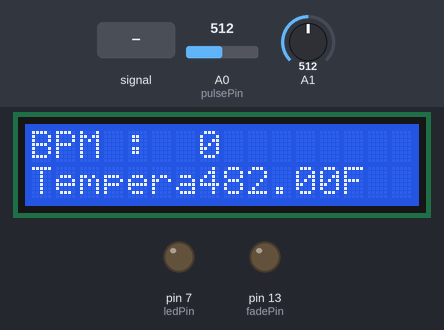
Bench run of a sketch on a simulated Arduino Uno, built with avr-gcc and run on an emulated ATmega328P. Parts: 16×2 character LCD, output pins drawn as LEDs (lit = HIGH). Dashed ring = blinking. The inputs (shaded band) are chosen by the test bench; at power-on: A0 (pulsePin) = 512, A1 = 512. The modem accepts every AT command (registered, SIM ready, sends succeed) and sends nothing else; what the sketch prints to the serial monitor is not drawn.

Above: at 17.3 s.
17.4 s: A0 (pulsePin) fed a 2 Hz sine of ±306 counts around its level
At 17.62 s:
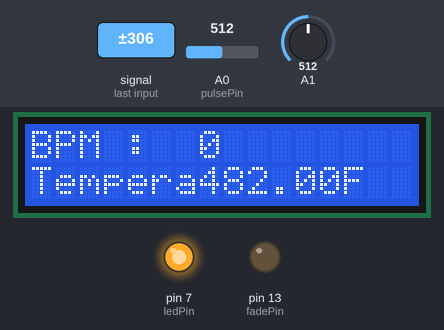
22.1 s: A0 (pulsePin) set to 716
At 22.1 s:
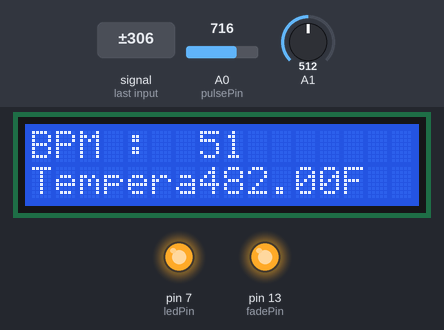
28.5 s: A1 set to 716
At 33.6 s:
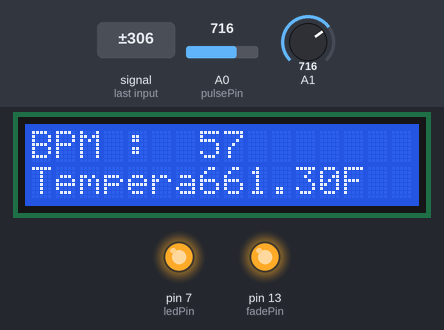
33.9 s: A0 (pulsePin) fed a 200 Hz sine of ±255 counts around its level
At 34.7 s:
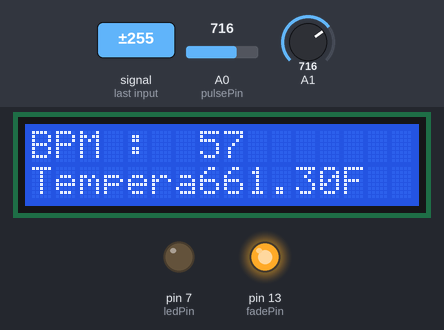
42.0 s: A0 (pulsePin) fed a 50 Hz sine of ±306 counts around its level
At 44.2 s:
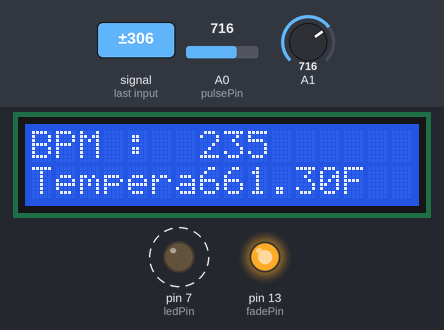
50.0 s: A0 (pulsePin) set to 900
At 50.9 s:
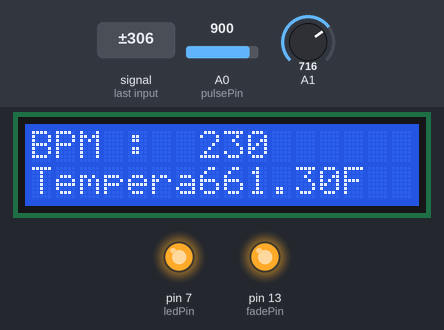
Timing chart, 0 to 97.8 s (numbered marks = the images above; inputs shaded):
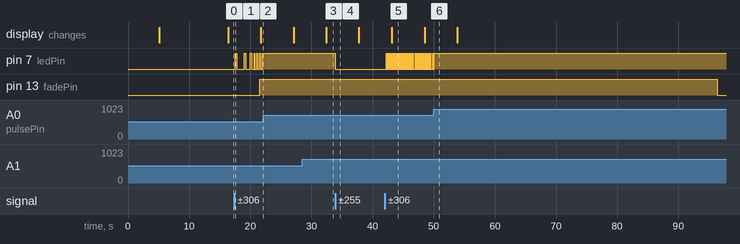

The sketch:

IOT_COVID_CARE.ino
```cpp
#include <LiquidCrystal.h>
LiquidCrystal lcd(12, 11, 5, 4, 3, 2);
#include <SoftwareSerial.h>
float pulse = 0;
float temperature = 0;
SoftwareSerial ser(9,10);
String apiKey = " ZDFLMQWY9G4YBLK2";

// Variables
int pulsePin = A0; // Pulse Sensor purple wire connected to analog pin 0
int ledPin = 7 ; // pin to blink led at each beat
int fadePin = 13; // pin to do fancy classy fading blink at each beat
int fadeRate = 0; // used to fade LED on with PWM on fadePin

// Volatile Variables, used in the interrupt service routine!

volatile int BPM; // int that holds raw Analog in 0. updated every 2mS
volatile int Signal; // holds the incoming raw data
volatile int IBI = 600; // int that holds the time interval between beats! Must be seeded!
volatile boolean Pulse = false; // "True" when User's live heartbeat is detected. "False" when nota "live beat".
volatile boolean QS = false; // becomes true when Arduoino finds a beat.

// Regards Serial OutPut -- Set This Up to your needs
static boolean serialVisual = true; // Set to 'false' by Default. Re-set to 'true' to see Arduino Serial Monitor ASCII Visual Pulse
volatile int rate[10]; // array to hold last ten IBI values
volatile unsigned long sampleCounter = 0; // used to determine pulse timing
volatile unsigned long lastBeatTime = 0; // used to find IBI
volatile int H= 512; // used to find peak in pulse wave, seeded
volatile int L = 512; // used to find trough in pulse wave, seeded
volatile int instant = 525; // used to find instant moment of heart beat, seeded
volatile int amplitude = 100; // used to hold amplitude of pulse waveform, seeded
volatile boolean firstBeat = true; // used to seed rate array so we startup with reasonable BPM
volatile boolean secondBeat = false; // used to seed rate array so we startup with reasonable BPM

void setup()
{
lcd.begin(16, 2);
pinMode(ledPin,OUTPUT); // pin that will blink to your heartbeat!
pinMode(fadePin,OUTPUT); // pin that will fade to your heartbeat!
Serial.begin(115200); // we agree to talk fast!
interruptSetup(); // sets up to read Pulse Sensor signal every 2mS

// IF YOU ARE POWERING The Pulse Sensor AT VOLTAGE LESS THAN THE BOARD VOLTAGE,

// UN-COMMENT THE NEXT LINE AND APPLY THAT VOLTAGE TO THE A-REF PIN

// analogReference(EXTERNAL);

lcd.clear();
lcd.setCursor(0,0);
lcd.print("Health Condition");
lcd.setCursor(0,1);
lcd.print(" Monitoring ");
delay(5000);
lcd.clear();
lcd.setCursor(0,0);
lcd.print("Getting Data....");
ser.begin(9600);
ser.println("AT");
delay(1000);
ser.println("AT+GMR");
delay(1000);
ser.println("AT+CWMODE=3");
delay(1000);
ser.println("AT+RST");
delay(5000);
ser.println("AT+CIPMUX=1");
delay(1000);

String cmd="AT+CWJAP=\"Alexahome\",\"98765432\"";
ser.println(cmd);
delay(1000);
ser.println("AT+CIFSR");
delay(1000);
}

// Where the Magic Happens
void loop()
{
serialOutput();
if (QS == true) // A Heartbeat Was Found
{

// BPM and IBI have been Determined
// Quantified Self "QS" true when arduino finds a heartbeat
fadeRate = 255; // Makes the LED Fade Effect Happen, Set 'fadeRate' Variable to 255 to fade LED with pulse
serialOutputWhenHeartBeatHappens(); // A Beat Happened, Output that to serial.
QS = false; // reset the Quantified Self flag for next time
}
ledFadeToBeat(); // Makes the LED Fade Effect Happen
delay(200); // take a break
read_temperature();
esp_8266();
}
void ledFadeToBeat()
{
fadeRate -= 15; // set LED fade value
fadeRate = constrain(fadeRate,0,255); // keep LED fade value from going into negative numbers!
analogWrite(fadePin,fadeRate); // fade LED
}
void interruptSetup()
{
// Initializes Timer2 to throw an interrupt every 2mS.
TCCR2A = 0x02; // DISABLE PWM ON DIGITAL PINS 3 AND 11, AND GO INTO CTC MODE
TCCR2B = 0x06; // DON'T FORCE COMPARE, 256 PRESCALER
OCR2A = 0X7C; // SET THE TOP OF THE COUNT TO 124 FOR 500Hz SAMPLE RATE
TIMSK2 = 0x02; // ENABLE INTERRUPT ON MATCH BETWEEN TIMER2 AND OCR2A
sei(); // MAKE SURE GLOBAL INTERRUPTS ARE ENABLED
}
void serialOutput()
{ // Decide How To Output Serial.
if (serialVisual == true)
{
arduinoSerialMonitorVisual('-', Signal); // goes to function that makes Serial Monitor Visualizer
}
else
{
sendDataToSerial('S', Signal); // goes to sendDataToSerial function
}
}
void serialOutputWhenHeartBeatHappens()
{
if (serialVisual == true) // Code to Make the Serial Monitor Visualizer Work
{
Serial.print("Heart-Beat Occurs"); //ASCII Art Madness
Serial.print("BPM: ");
Serial.println(BPM);
}
else
{
sendDataToSerial('H',BPM); // send heart rate with a 'B' prefix
sendDataToSerial('Q',IBI); // send time between beats with a 'Q' prefix
}
}
void arduinoSerialMonitorVisual(char symbol, int data )
{
const int sensorMinimum = 0; // sensor minimum, discovered through experiment
const int sensorMaximum = 1024; // sensor maximum, discovered through experiment
int sensorReading = data; // map the sensor range to a range of 12 options:
int range = map(sensorReading, sensorMinimum, sensorMaximum, 0, 11);
// do something different depending on the
// range value:
switch (range)
{
case 0:
Serial.println(""); /////ASCII Art Madness
break;
case 1:
Serial.println("---");
break;
case 2:
Serial.println("------");
break;
case 3:
Serial.println("---------");
break;
case 4:
Serial.println("------------");
break;
case 5:
Serial.println("--------------|-");
break;
case 6:
Serial.println("--------------|---");
break;
case 7:
Serial.println("--------------|-------");
break;
case 8:
Serial.println("--------------|----------");
break;
case 9:
Serial.println("--------------|----------------");
break;
case 10:
Serial.println("--------------|-------------------");
break;
case 11:
Serial.println("--------------|-----------------------");
break;
}
}

void sendDataToSerial(char symbol, int data )
{
Serial.print(symbol);
Serial.println(data);
}
ISR(TIMER2_COMPA_vect) //triggered when Timer2 counts to 124
{
cli(); // disable interrupts while we do this
Signal = analogRead(pulsePin); // read the Pulse Sensor
sampleCounter += 2; // keep track of the time in mS with this variable
int A = sampleCounter - lastBeatTime; // monitor the time since the last beat to avoid noise
// find the peak and trough of the pulse wave

if(Signal < instant && A > (IBI/5)*3) // avoid dichrotic noise by waiting 3/5 of last IBI
{
if (Signal < L) // T is the trough
{
L = Signal; // keep track of lowest point in pulse wave
}
}
if(Signal > instant && Signal > H)
{ // thresh condition helps avoid noise
H = Signal; // P is the peak
} // keep track of highest point in pulse wave
// NOW IT'S TIME TO LOOK FOR THE HEART BEAT
// signal surges up in value every time there is a pulse
if (A > 250)
{ // avoid high frequency noise
if ( (Signal > instant) && (Pulse == false) && (A > (IBI/5)*3) )
{
Pulse = true; // set the Pulse flag when we think there is a pulse
digitalWrite(ledPin,HIGH); // turn on pin 13 LED
IBI = sampleCounter - lastBeatTime; // measure time between beats in mS
lastBeatTime = sampleCounter; // keep track of time for next pulse

if(secondBeat)
{ // if this is the second beat, if secondBeat == TRUE
secondBeat = false; // clear secondBeat flag
for(int i=0; i<=9; i++) // seed the running total to get a realisitic BPM at startup
{
rate[i] = IBI;
}
}
if(firstBeat) // if it's the first time we found a beat, if firstBeat == TRUE
{
firstBeat = false; // clear firstBeat flag
secondBeat = true; // set the second beat flag
sei(); // enable interrupts again
return; // IBI value is unreliable so discard it
}
// keep a running total of the last 10 IBI values
word runningTotal = 0; // clear the runningTotal variable
for(int i=0; i<=8; i++)
{ // shift data in the rate array
rate[i] = rate[i+1]; // and drop the oldest IBI value
runningTotal += rate[i]; // add up the 9 oldest IBI values
}
rate[9] = IBI; // add the latest IBI to the rate array
runningTotal += rate[9]; // add the latest IBI to runningTotal
runningTotal /= 10; // average the last 10 IBI values
BPM = 60000/runningTotal; // how many beats can fit into a minute? that's BPM!
QS = true; // set Quantified Self flag
// QS FLAG IS NOT CLEARED INSIDE THIS ISR
pulse = BPM;
}
}
if (Signal < instant && Pulse == true)
{ // when the values are going down, the beat is over
digitalWrite(ledPin,LOW); // turn off pin 13 LED
Pulse = false; // reset the Pulse flag so we can do it again
amplitude = H - L; // get amplitude of the pulse wave
instant = amplitude/2 + L; // set thresh at 50% of the amplitude
H = instant; // reset these for next time
L = instant;
}
if (A > 2500)
{ // if 2.5 seconds go by without a beat
instant = 512; // set thresh default
H = 512; // set P default
L = 512; // set T default
lastBeatTime = sampleCounter; // bring the lastBeatTime up to date
firstBeat = true; // set these to avoid noise
secondBeat = false; // when we get the heartbeat back
}
sei(); // enable interrupts when youre done!
}// end isr
void esp_8266()
{
// TCP connection AT+CIPSTART=4,"TCP","184.106.153.149",80
String cmd = "AT+CIPSTART=4,\"TCP\",\"";
cmd += "184.106.153.149"; // api.thingspeak.com
cmd += "\",80";
ser.println(cmd);
Serial.println(cmd);
if(ser.find("Error"))
{
Serial.println("AT+CIPSTART error");
return;
}
String getStr = "GET /update?api_key=";
getStr += apiKey;
getStr +="&field1=";
getStr +=String(temperature);
getStr +="&field2=";
getStr +=String(pulse);
getStr += "\r\n\r\n";
// send data length
cmd = "AT+CIPSEND=4,";
cmd += String(getStr.length());
ser.println(cmd);
Serial.println(cmd);
delay(1000);
ser.print(getStr);
Serial.println(getStr); //thingspeak needs 15 sec delay between updates
delay(3000);
}
void read_temperature()
{
int temperature_val = analogRead(A1);
float mv = (temperature_val/1024.0)*5000;
float celsius = mv/10;
temperature = (celsius*9)/5 + 32;
Serial.print("Temperature:");
Serial.println(temperature);
lcd.clear();
lcd.setCursor(0,0);
lcd.print("BPM :");
lcd.setCursor(7,0);
lcd.print(BPM);
lcd.setCursor(0,1);
lcd.print("Temperature:");
lcd.setCursor(7,1);
lcd.print(temperature);
lcd.setCursor(13,1);
lcd.print("F");
}
```

Measured:
- after the input at 17.4 s, pin 7 (ledPin): LOW → HIGH after 0.10 s, → LOW 0.25 s later, → HIGH 1.3 s later, → LOW 0.25 s later, … (13 changes in this stretch); pin 13 (fadePin): LOW → HIGH after 4.1 s
- after the input at 22.1 s, pin 7 (ledPin): stops changing and stays HIGH
- after the input at 28.5 s, the display: changes after 3.9 s (image 3)
- after the input at 33.9 s, pin 7 (ledPin): HIGH → LOW at once
- after the input at 42.0 s, pin 7 (ledPin): alternates HIGH for 0.01 s and LOW for 0.25 s, starting after 0.26 s; the display: changes after 1.1 s (image 5)
- after the input at 50.0 s, pin 7 (ledPin): goes on until 50.1 s, then stays HIGH; pin 13 (fadePin): HIGH → LOW after 46.4 s
